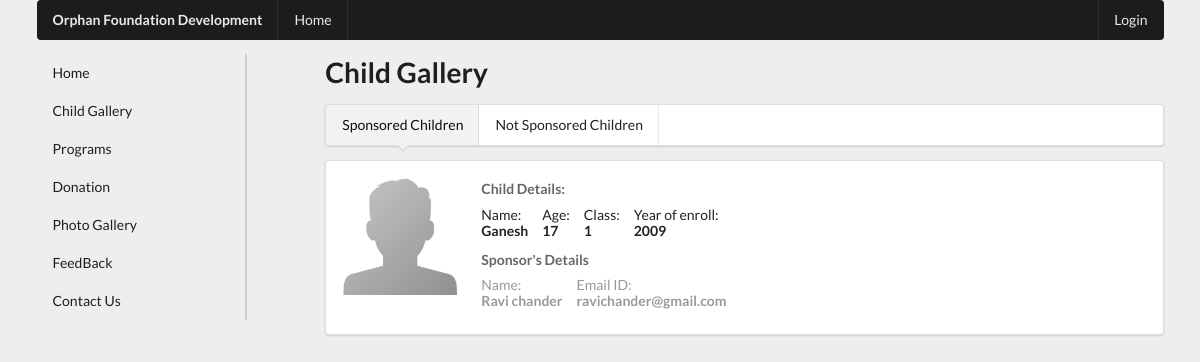
The page /child-gallery-sponsored.php on the database its author committed.
### tables this page shows
CREATE TABLE `children` (
  `cid` int(50) NOT NULL,
  `cname` varchar(30) NOT NULL,
  `cdob` date NOT NULL,
  `cyoe` year(4) NOT NULL,
  `cclass` int(3) NOT NULL,
  `cstory` text NOT NULL,
  `cphoto` text NOT NULL,
  `sponsored` tinyint(1) NOT NULL
);

CREATE TABLE `sponsorer` (
  `spn_id` int(3) NOT NULL,
  `spn_firstname` varchar(30) NOT NULL,
  `spn_lastname` varchar(30) DEFAULT NULL,
  `spnd_date` date NOT NULL,
  `spn_noofyears` int(2) NOT NULL,
  `spn_email` varchar(30) NOT NULL,
  `spn_phone` int(20) NOT NULL,
  `spn_bill_address` text NOT NULL,
  `spn_amount` int(5) NOT NULL,
  `spn_checkno` varchar(20) NOT NULL,
  `cid` int(50) NOT NULL
);

### child-gallery-sponsored.php (the view)
<?php include './components/header.php'; ?>
    <div class="ui container">
        <?php include './components/top-menu.php'; ?>
        <div class="ui grid">
            <?php include './components/side-menu.php'; ?>
            <div class="twelve wide column">
                <h1>Child Gallery</h1>
                <div class="ui pointing menu">
                    <a class="item active" href="child-gallery-sponsored.php">
                        Sponsored Children
                    </a>
                    <a class="item" href="child-gallery-unsponsored.php">
                        Not Sponsored Children
                    </a>
                </div>
                <?php
                $sql = "SELECT cid, cname, cdob, cyoe, cclass FROM children WHERE sponsored=1";
                $result = $conn->query($sql);
                if ($result->num_rows > 0) {
                    while($row = $result->fetch_assoc()) {
                        $dob = $row["cdob"];
                        $age = (date('Y') - date('Y',strtotime($dob)));
                ?>
                <div class="ui segment">
                    <div class="ui divided items">
                        <div class="item">
                            <div class="ui image">
                                <img src="img/defaultimg.png" style="width: 120px;">
                            </div>
                            <div class="content">
                                <div class="meta">
                                    <span><strong>Child Details:</strong></span>
                                </div>
                                <div class="description">
                                    <div class="ui horizontal list">
                                        <div class="item">
                                            <div class="content">
                                                <div>Name:</div> <strong><?php echo $row['cname']; ?></strong>
                                            </div>
                                        </div>
                                        <div class="item">
                                            <div class="content">
                                                <div>Age:</div> <strong><?php echo $age; ?></strong>
                                            </div>
                                        </div>
                                        <div class="item">
                                            <div class="content">
                                            <div>Class:</div> <strong><?php echo $row['cclass']; ?></strong>
                                            </div>
                                        </div>
                                        <div class="item">
                                            <div class="content">
                                            <div>Year of enroll:</div> <strong><?php echo $row['cyoe']; ?></strong>
                                            </div>
                                        </div>
                                    </div>
                                </div>
                                <div class="extra">
                                    <div class="meta">
                                        <span><strong>Sponsor's Details</strong></span>
                                    </div>
                                    <?php
                                        $cid = $row['cid'];
                                        $sql1 = "SELECT spn_firstname, spn_lastname, spn_email FROM sponsorer WHERE cid='$cid'";
                                        $result1 = $conn->query($sql1);
                                        if ($result1->num_rows > 0) {
                                            while($rows = $result1->fetch_assoc()) {
                                    ?>
                                    <div class="ui horizontal list">
                                        <div class="item">
                                            <div class="content">
                                                <div>Name:</div> <strong><?php echo $rows['spn_firstname'] . "  " . $rows['spn_lastname'] ?></strong>
                                            </div>
                                        </div>
                                        <div class="item">
                                            <div class="content">
                                                <div>Email ID:</div> <strong><?php echo $rows['spn_email'] ?></strong>
                                            </div>
                                        </div>
                                    </div>
                                    <?php
                                        }
                                        } else {
                                            echo "0 results";
                                        }
                                    ?>
                                </div>
                            </div>
                        </div>
                    </div>
                </div>
                <?php
                    }
                    } else {
                        echo "No child is sponsored";
                    }
                ?>
            </div>
            <span class="p-20"></span>
        </div>
    </div>
<?php include './components/footer.php'; ?>

### css/main.css (style rules this page uses)
.p-20 { padding: 200px; }

### rows shown on the page
children: cname "Ganesh", cdob "17", cclass "1", cyoe "2009"
sponsorer: spn_firstname "Ravi", spn_lastname "chander", spn_email "ravichander@gmail.com"
